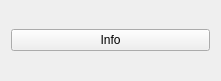
<?xml version="1.0" encoding="UTF-8"?>
<ui version="4.0">
 <class>Widget</class>
 <widget class="QWidget" name="Widget">
  <property name="geometry">
   <rect>
    <x>0</x>
    <y>0</y>
    <width>221</width>
    <height>81</height>
   </rect>
  </property>
  <property name="windowTitle">
   <string>Widget</string>
  </property>
  <layout class="QVBoxLayout" name="verticalLayout">
   <item>
    <widget class="QPushButton" name="pushButton">
     <property name="text">
      <string>Info</string>
     </property>
    </widget>
   </item>
  </layout>
 </widget>
 <resources/>
 <connections/>
</ui>
